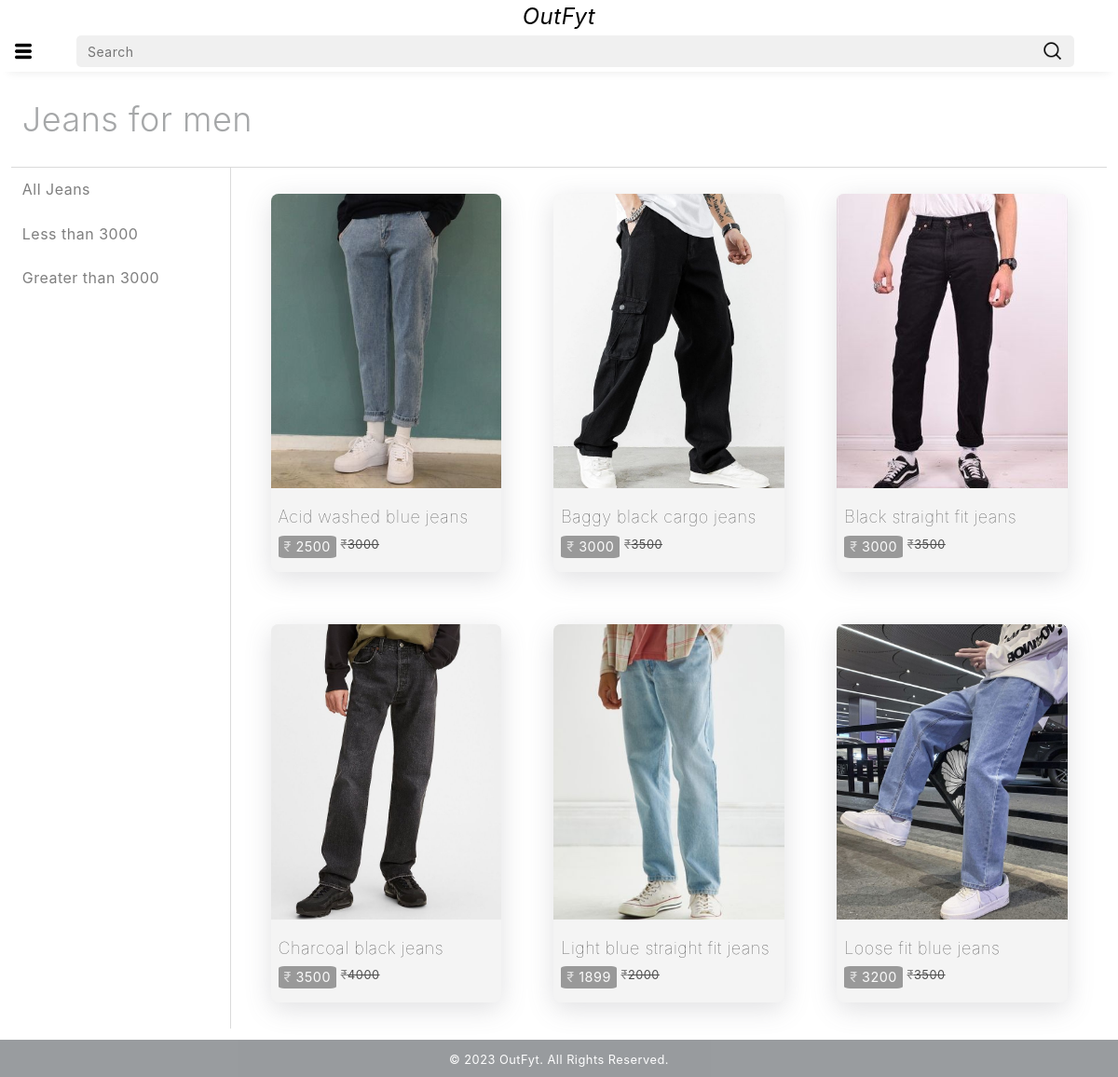
The page /mjeans/ on the database its author committed.
### app/models.py (models this page shows)
class Product(models.Model):
    title=models.CharField(max_length=100)
    selling_price=models.IntegerField()
    discounted_price=models.IntegerField()
    description=models.TextField()
    brand=models.CharField(max_length=100)
    category=models.CharField(choices=CATEGORY_CHOICES,max_length=3)
    product_image=models.ImageField(upload_to='productimg')

### app/views.py (the view)
# urls.py: path('mjeans/', views.mjeans, name='mjeans'),
def mjeans(request,data=None):
    totalitem = 0
    if request.user.is_authenticated:
        totalitem = len(Cart.objects.filter(user=request.user))
    if data == None:
        mjeans = Product.objects.filter(category='MJ')
    elif data == 'below':
        mjeans = Product.objects.filter(category='MJ').filter(discounted_price__lt=3000)
    elif data == 'above':
        mjeans = Product.objects.filter(category='MJ').filter(discounted_price__gt=3000)
    return render(request, 'app/mjeans.html',{'mjeans':mjeans, 'totalitem':totalitem})

### app/templates/app/mjeans.html (shortened to what this page needs)
{% extends 'app/base.html' %}
{% load static %}
{% block main-content %}
<div class="all-products-main">
    <div class="all-products-header">Jeans for men</div>
    <div class="all-products-body">
      <div class="all-filters">
        <a
          href="{% url 'mjeans'%}"
          class=""
          >All Jeans</a
        >
        <a
          href="{% url 'mjeansdata' 'below' %}"
          class=""
          >Less than 3000</a
        >
        <a
          href="{% url 'mjeansdata' 'above' %}"
          class=""
          >Greater than 3000</a
        >
      </div>
      <div class="all-items">
        {% for product in mjeans %}
        <a class="each-slide-item" href="{% url 'product-detail' product.id %}">
          <div class="slide-item-img">
            <img src="{{product.product_image.url}}" alt="not found" />
          </div>
          <div class="slide-item-details">
            <div class="slide-item-title light w-100">
              {{product.title}}
            </div>
            <div class="slide-item-price-outer">
              <div class="slide-item-price light">
                <span class="light">&#8377;</span> {{product.discounted_price}}
              </div>
              <small class="light">
                <span class="light">&#8377;</span>{{product.selling_price}}
              </small>
            </div>
          </div>
        </a>
        {% endfor %}
      </div>
    </div>
  </div>
{% endblock main-content %}

### app/static/app/css/style.css (style rules this page uses)
* { user-select: none; letter-spacing: 0.5px; font-weight: 400; }
div > a { text-decoration: none; color: black; }
.each-slide-item { display: flex; flex-direction: column; background-color: rgba(128, 128, 128, 0.091); aspect-ratio: 1/1.6; border-radius: 8px; justify-content: space-between; gap: 10px; }
.slide-item-img { border-top-left-radius: 8px; border-top-right-radius: 8px; height: 80%; }
.slide-item-img > img { border-top-left-radius: 8px; border-top-right-radius: 8px; object-fit: cover; height: 100%; width: 100%; }
.slide-item-details { height: 20%; display: flex; flex-direction: column; justify-content: space-evenly; padding: 0px 8px 8px 8px; }
.slide-item-price { font-size: 4vw; background-color: rgba(0, 0, 0, 0.548); width: max-content; color: white; padding: 0.05vw 1.3vw 0.1vw 1.3vw; border-radius: 10%; }
.slide-item-title { font-size: 5vw; color: black; width: 100%; overflow: hidden; white-space: nowrap; text-overflow: ellipsis; }
.all-products-main { display: flex; flex-direction: column; gap: 1vw; padding: 1%; }
.all-products-header { font-weight: 300; font-size: 6vw; display: flex; align-items: center; height: 100%; padding: 1%; opacity: 0.4; }
.all-products-body { display: flex; flex-direction: column; height: 100%; width: 100%; align-items: center; }
.all-filters { display: flex; flex-direction: column; width: 100%; height: 100%; border-top: 0.5px solid rgba(0, 0, 0, 0.144); border-bottom: 0.5px solid rgba(0, 0, 0, 0.144); }
.all-filters > a { padding: 3%; transition: 0.2s ease-in-out; opacity: 0.5; }
.all-items { width: 80%; height: 100%; display: flex; flex-wrap: wrap; align-items: center; justify-content: center; }
.all-items > .each-slide-item { margin: 10% auto; transition: 0.3s ease-in-out; box-shadow: rgba(100, 100, 111, 0.2) 0px 7px 29px 0px; }
.slide-item-price-outer { width: 100%; display: flex; flex-direction: row; gap: 2%; }
.slide-item-price-outer > small { text-decoration: line-through; }
.mrp, .light { opacity: 0.68; }
@media (min-width: 400px) { .slide-item-price { font-size: 2.2vw; padding: 0.05vw 1vw 0.1vw 1vw; } }
@media (min-width: 400px) { .slide-item-title { font-size: 2.5vw; } }
@media (min-width: 400px) { .all-products-header { font-size: 5vw; } }
@media (min-width: 400px) { .all-items > .each-slide-item > .slide-item-details > .slide-item-price-outer > .slide-item-price { font-size: 4vw; padding: 0.05vw 1.3vw 0.1vw 1.3vw; } }
@media (min-width: 400px) { .all-items > .each-slide-item > .slide-item-details > .slide-item-title { font-size: 5vw; } }
@media (min-width: 600px) { .all-items > .each-slide-item > .slide-item-details > .slide-item-price-outer > .slide-item-price, .slide-item-price { font-size: 1.6vw; padding: 0.05vw 0.8vw 0.1vw 0.8vw; } }
@media (min-width: 600px) { .all-items > .each-slide-item > .slide-item-details > .slide-item-title, .slide-item-title { font-size: 1.8vw; } }
@media (min-width: 600px) { .all-products-header { font-size: 4vw; } }
@media (min-width: 600px) { .all-products-body { flex-direction: row; align-items: flex-start; } }
@media (min-width: 600px) { .all-filters { width: 20%; border-bottom: 0px; } }
@media (min-width: 600px) { .all-filters > a { padding: 5%; } }
@media (min-width: 600px) { .all-items { border-top: 0.5px solid rgba(0, 0, 0, 0.144); border-left: 0.5px solid rgba(0, 0, 0, 0.144); } }
@media (min-width: 600px) { .all-items > .each-slide-item { width: 40%; margin: 5% 5%; } }
@media (min-width: 1000px) { .all-items > .each-slide-item > .slide-item-details > .slide-item-price-outer > .slide-item-price, .slide-item-price { font-size: 1.2vw; padding: 0.05vw 0.5vw 0.1vw 0.5vw; } }
@media (min-width: 1000px) { .all-items > .each-slide-item > .slide-item-details > .slide-item-title, .slide-item-title { font-size: 1.5vw; } }
@media (min-width: 1000px) { .all-products-header { font-size: 3vw; } }
@media (min-width: 1000px) { .all-items > .each-slide-item { width: 26.33%; margin: 3% 3%; } }
.w-100 { font-weight: 100; }

### rows shown on the page
Product: product_image (picture), title "Acid washed blue jeans", discounted_price "2500", selling_price "3000"
Product: product_image (picture), title "Baggy black cargo jeans", discounted_price "3000", selling_price "3500"
Product: product_image (picture), title "Black straight fit jeans", discounted_price "3000", selling_price "3500"
Product: product_image (picture), title "Charcoal black jeans", discounted_price "3500", selling_price "4000"
Product: product_image (picture), title "Light blue straight fit jeans", discounted_price "1899", selling_price "2000"
Product: product_image (picture), title "Loose fit blue jeans", discounted_price "3200", selling_price "3500"
